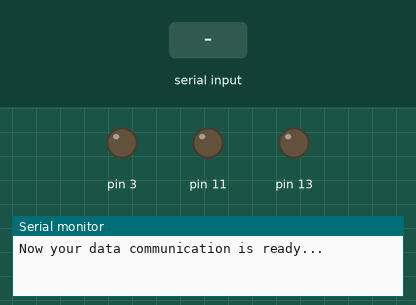
Bench run of a sketch on a simulated Arduino Uno, built with avr-gcc and run on an emulated ATmega328P. On the bench: output pins drawn as LEDs (lit = HIGH), the last lines printed to the serial monitor. The inputs (shaded band) are chosen by the test bench.

Above: at 1.2 s.
1.3 s: "2" received over Serial
At 3.1 s:
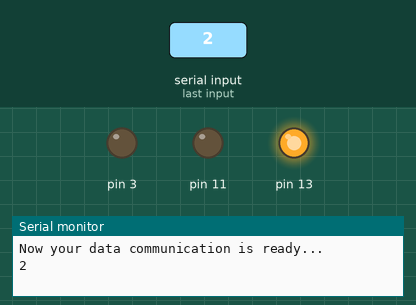
3.8 s: "1" received over Serial
At 6.2 s:
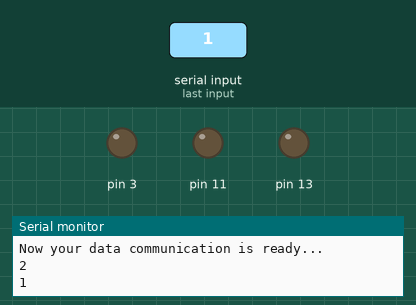
Timing chart, 0 to 7.7 s (numbered marks = the images above; inputs shaded):
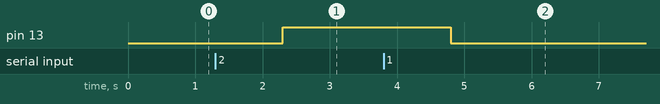

Measured:
- after the input at 1.3 s, pin 13: LOW → HIGH after 1.0 s
- after the input at 3.8 s, pin 13: HIGH → LOW after 1.0 s

The sketch:

bt.ino
```cpp
int led=13;
#define led1 3;
#define led2 11;
String data;
void setup() {
  // put your setup code here, to run once:
  Serial.begin(9600);
  pinMode(13,OUTPUT);
  pinMode(3,OUTPUT);
  pinMode(11,OUTPUT);
  Serial.println("Now your data communication is ready...\t");
  digitalWrite(13,LOW);
  digitalWrite(3,LOW);
  digitalWrite(11,LOW);
}

void loop() {
  // put your main code here, to run repeatedly:
  while(Serial.available() > 0)
  {
    data = Serial.readString();

    Serial.println(data);
    if (data=="2"){


      digitalWrite(13,HIGH);
    } else if(data=="1"){
      digitalWrite(13,LOW);
    }
    delay(100);
  }

}
```
